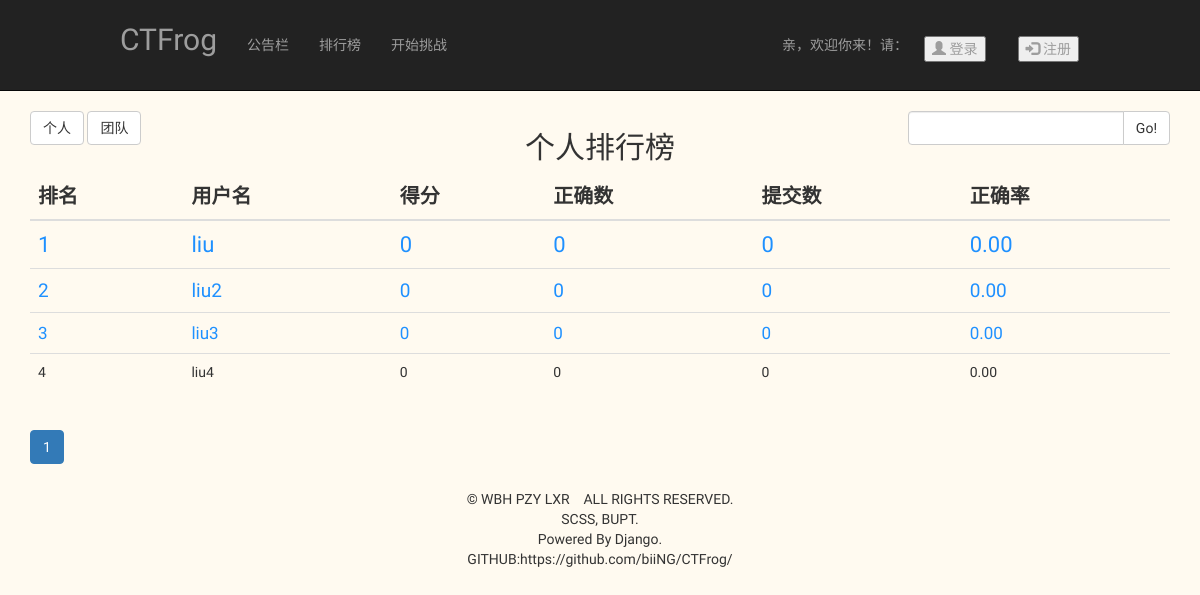
The app's page /rank/, older data.
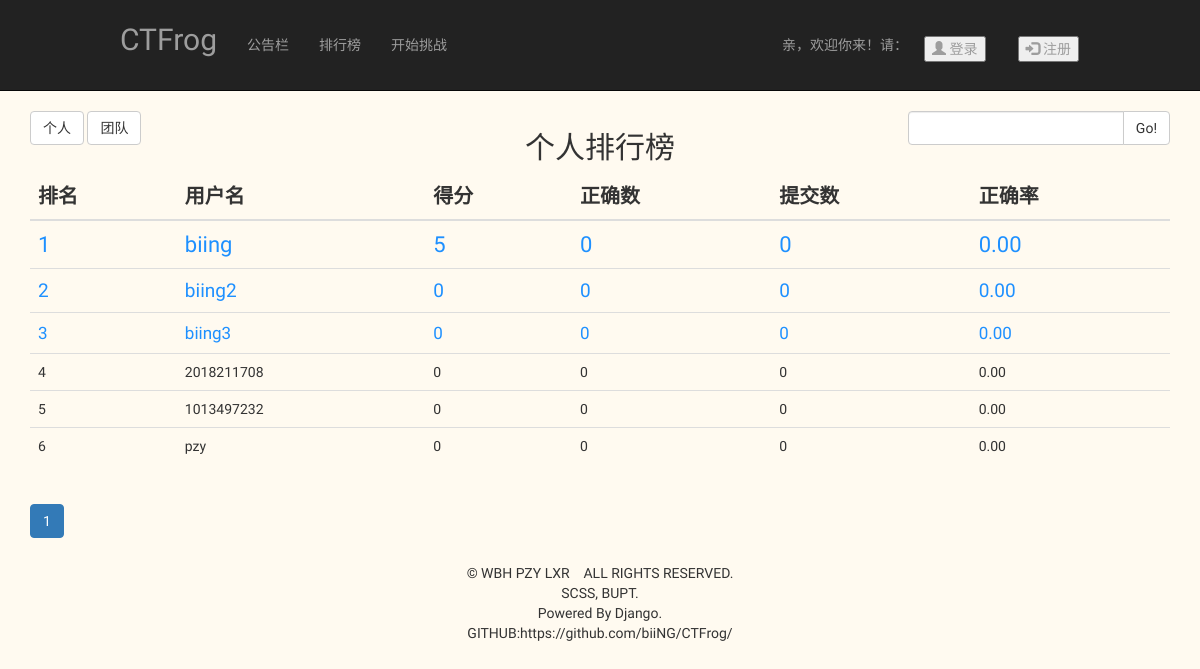
The same page, newer data.
### user/models.py (models this page shows, shortened)
class User(models.Model):
    gender = (
        ('male', '男'),
        ('famale', '女'),
    )
    name = models.CharField(max_length=128, unique=True)
    password = models.CharField(max_length=256)
    email = models.EmailField(unique=True)
    sex = models.CharField(max_length=32, choices=gender, default='男')
    submit_num = models.IntegerField(default=0)
    right_num = models.IntegerField(default=0)
    accuracy = models.DecimalField(default=0, max_digits=5, decimal_places=2)
    is_verified = models.BooleanField(default=False)
    creat_time = models.DateTimeField(auto_now_add=True)
    student_id = models.IntegerField(verbose_name='The student id of the user', null=False)
    real_name = models.CharField(max_length=10, null=False, default="default", verbose_name="The user's real_name")
    mark = models.IntegerField(default=0)
    team = models.ForeignKey(
        Team, on_delete=models.SET_NULL, blank=True, null=True, default=None)
    issuperuser = models.BooleanField(
        default=False, verbose_name='is it a team manager')
    class Meta:
        ordering = ["-creat_time"]  # 按时间降序
        verbose_name = "用户"  # 模型名称
        verbose_name_plural = "用户们"  # 模型复数名

### rank/views.py (the view)
# urls.py: path('',RankView.as_view(),name='index'),
class RankView(View):
    def get(self, request):
        ranktype = request.GET.get("type", None)
        keyword = request.GET.get("keyword", None)
        if ranktype == None:
            ranktype = "person"
        page = request.GET.get('page')
        page_size = request.GET.get('page_size')
        if not page:
            page = 1
        if not page_size:
            page_size = 15
        page = int(page)
        ranktype = ranktype.strip()
        if ranktype == "team":
            all_data = Team.objects.all()
            all_data = all_data.order_by("-score")  # 查询所有的数据
        else:
            all_data = User.objects.all()
            all_data = all_data.order_by("-mark")  # 查询所有的数据
        rank = 1
        if keyword != None and keyword != "":
            keyword = keyword.strip()
            resultlist = []
            for i in all_data:
                i.id = rank
                rank += 1
                if keyword in i.name:
                    resultlist.append(i)
            all_page = Paginator(resultlist, int(page_size))  # 将数据和单页条数放到Paginator里面
            data = all_page.page(page)  # 获取具体页的
            return render(request, 'rank/rank.html', locals())
        else:
            for i in all_data:
                i.id = rank
                rank += 1
            all_page = Paginator(all_data, int(page_size))  # 将数据和单页条数放到Paginator里面
            data = all_page.page(page)  # 获取具体页的
            return render(request, 'rank/rank.html', locals())

### rank/templates/rank/rank.html (shortened to what the changed rows need)
{% extends 'navigationbar.html' %}
{% block custombody %}
    <div class="container">
        <div class="row">
            <div class="col-sm-6" style="text-align: center"><h2>
                {% ifequal ranktype 'team' %}
                    团队排行榜
                {% else %}
                    个人排行榜
                {% endifequal %}
            </h2></div>
        </div>
        <table class="table">
            {% ifequal ranktype "team" %}
                <thead>
                <tr>
                    <th>排名</th>
                    <th>团队名</th>
                    <th>总得分</th>
                </tr>
                </thead>
                <tbody>
                {% for foo in data.object_list %}
                    {% ifequal foo.id 1 %}
                        <tr style="color: DodgerBlue;font-size: 22px">
                            <td>{{ foo.id }}</td>
                            <td><a href="{% url 'user:just_look' foo.name%}">{{ foo.name }}</a></td>
                            <td>{{ foo.score }}</td>
                        </tr>
                    {% else %}
                        {% ifequal foo.id 2 %}
                            <tr style="color: DodgerBlue;font-size: 17px">
                                <td>{{ foo.id }}</td>
                                <td><a href="{% url 'user:just_look' foo.name%}">{{ foo.name }}</a></td>
                                <td>{{ foo.score }}</td>
                            </tr>
                        {% else %}
                            {% ifequal foo.id 3 %}
                                <tr style="color: DodgerBlue;font-size: 17px">
                                    <td>{{ foo.id }}</td>
                                    <td><a href="{% url 'user:just_look' foo.name%}">{{ foo.name }}</a></td>
                                    <td>{{ foo.score }}</td>
                                </tr>
                            {% else %}
                                <tr>
                                    <td>{{ foo.id }}</td>
                                    <td><a href="{% url 'user:just_look' foo.name%}">{{ foo.name }}</a></td>
                                    <td>{{ foo.score }}</td>
                                </tr>
                            {% endifequal %}
                        {% endifequal %}
                    {% endifequal %}
                {% endfor %}
                </tbody>
            {% else %}
                <thead>
                <tr style="font-size:20px">
                    <th>排名</th>
                    <th>用户名</th>
                    <th>得分</th>
                    <th>正确数</th>
                    <th>提交数</th>
                    <th>正确率</th>
                </tr>
                </thead>
                <tbody>
                {% for foo in data.object_list %}
                    {% ifequal foo.id 1 %}
                        <tr style="color: DodgerBlue;font-size: 22px">
                            <td>{{ foo.id }}</td>
                            <td><a href="{% url 'user:profile' foo.name %}">{{ foo.name }}</a></td>
                            <td>{{ foo.mark }}</td>
                            <td>{{ foo.right_num }}</td>
                            <td>{{ foo.submit_num }}</td>
                            <td>{{ foo.accuracy }}</td>
                        </tr>
                    {% else %}
                        {% ifequal foo.id 2 %}
                            <tr style="color: DodgerBlue;font-size: 19px">
                                <td>{{ foo.id }}</td>
                                <td><a href="{% url 'user:profile' foo.name %}">{{ foo.name }}</a></td>
                                <td>{{ foo.mark }}</td>
                                <td>{{ foo.right_num }}</td>
                                <td>{{ foo.submit_num }}</td>
                                <td>{{ foo.accuracy }}</td>
                            </tr>
                        {% else %}
                            {% ifequal foo.id 3 %}
                                <tr style="color: DodgerBlue;font-size: 17px">
                                    <td>{{ foo.id }}</td>
                                    <td><a href="{% url 'user:profile' foo.name %}">{{ foo.name }}</a></td>
                                    <td>{{ foo.mark }}</td>
                                    <td>{{ foo.right_num }}</td>
                                    <td>{{ foo.submit_num }}</td>
                                    <td>{{ foo.accuracy }}</td>
                                </tr>
                            {% else %}
                                <tr>
                                    <td>{{ foo.id }}</td>
                                    <td><a href="{% url 'user:profile' foo.name %}">{{ foo.name }}</a></td>
                                    <td>{{ foo.mark }}</td>
                                    <td>{{ foo.right_num }}</td>
                                    <td>{{ foo.submit_num }}</td>
                                    <td>{{ foo.accuracy }}</td>
                                </tr>
                            {% endifequal %}
                        {% endifequal %}
                    {% endifequal %}
                {% endfor %}
                </tbody>
            {% endifequal %}
        </table>
        <ul class="pagination">
            {% for foo in all_page.page_range %}
                {% ifequal foo data.number %}
                    <li class="active"><a href="#">{{ foo }}</a></li>
                {% else %}
                    <li><a href="/rank?page={{ foo }}{% if keyword %}
                &keyword={{ keyword }}
                {% endif %}{% if ranktype %}
                &type={{ ranktype }}
                {% endif %}">{{ foo }}</a></li>
                {% endifequal %}
            {% endfor %}
        </ul>
    </div>
{% endblock %}

Row changes from the older to the newer data that the page shows:
computed for User id 1: name "liu" → "biing"; mark "0" → "5"
computed for User id 2: name "liu2" → "biing2"
computed for User id 3: name "liu3" → "biing3"
computed for User id 4: name "liu4" → "2018211708"
added User: id "5", name "1013497232", mark "0", right_num "0", submit_num "0", accuracy "0.00"
added User: id "6", name "pzy", mark "0", right_num "0", submit_num "0", accuracy "0.00"
